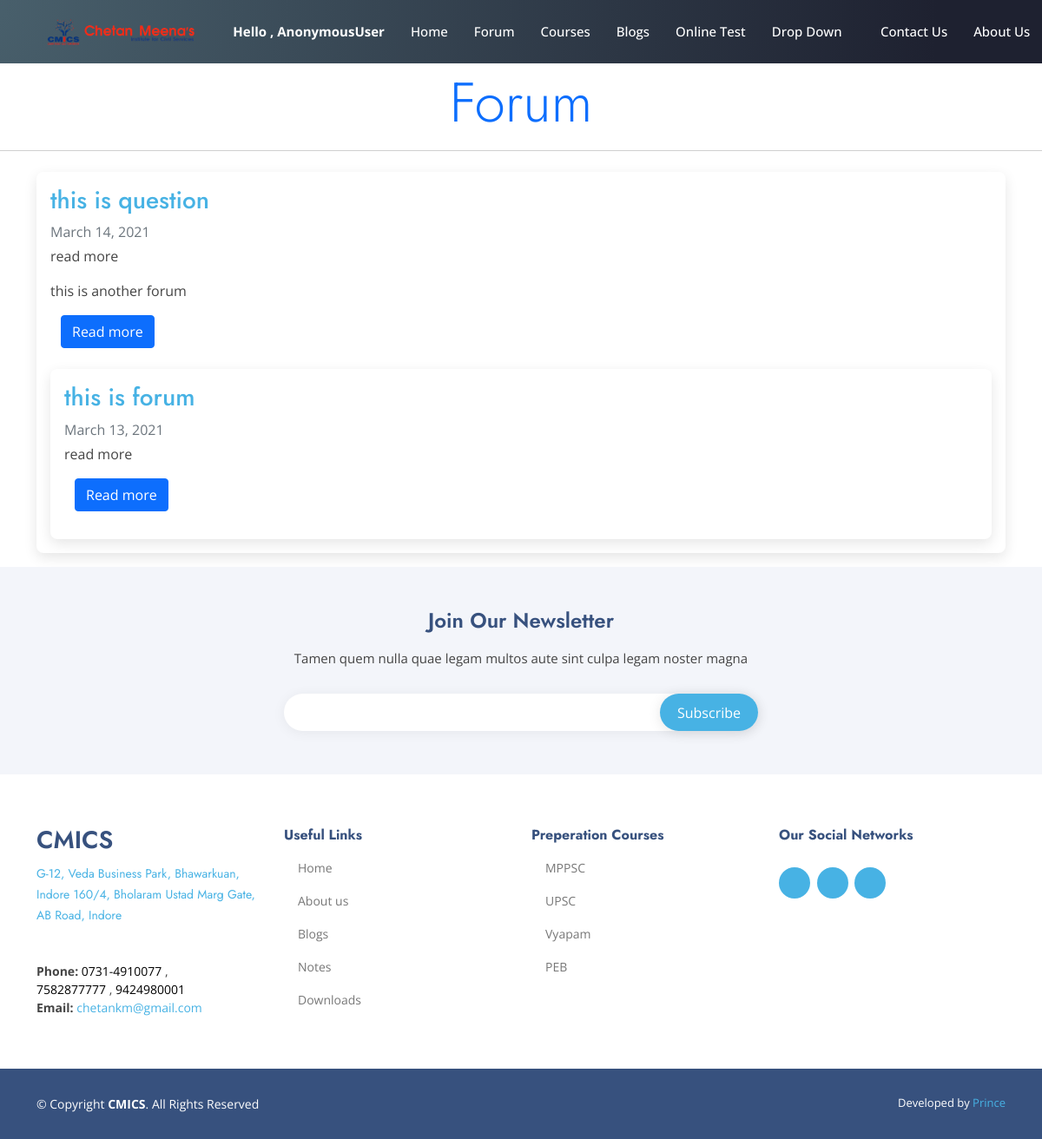
The app's page /forum, older data.
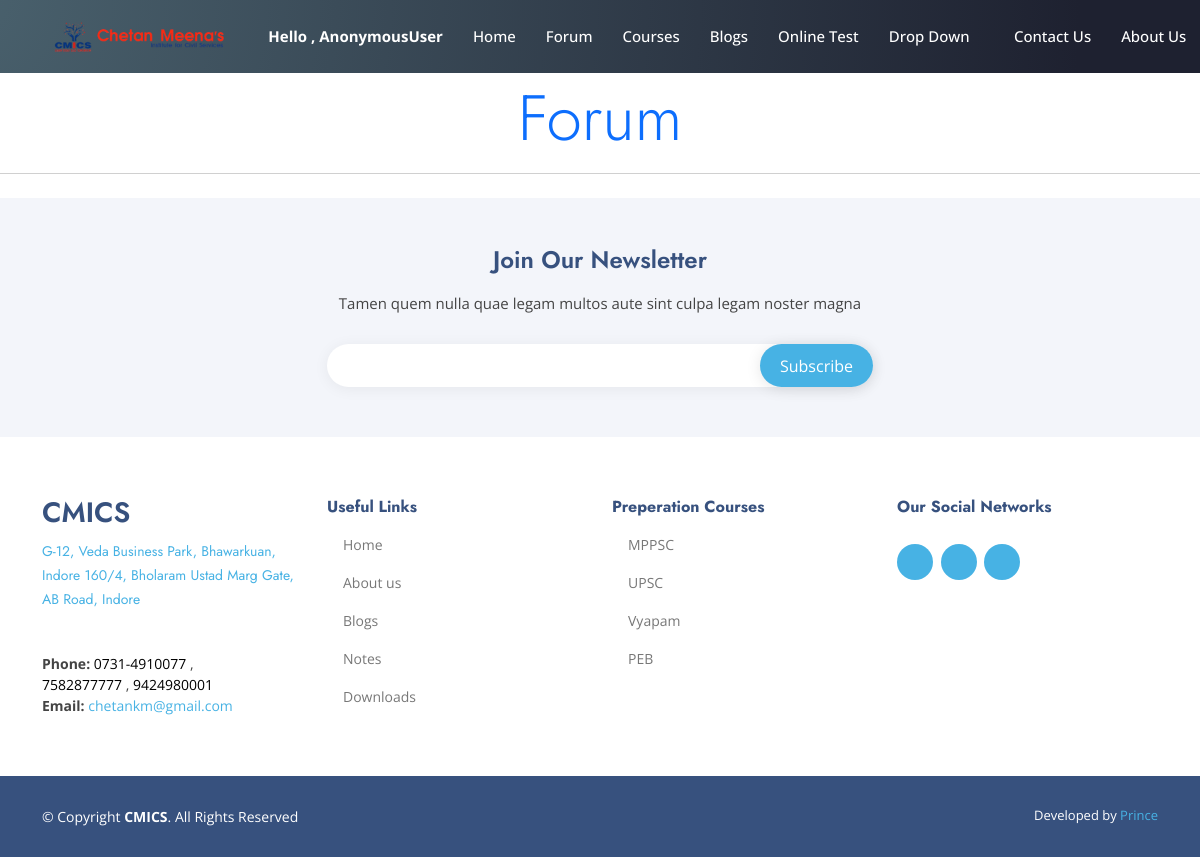
The same page, newer data.
### blog/models.py (models this page shows, shortened)
class forum(models.Model):
    title = models.CharField(max_length=100)
    content = RichTextUploadingField(null=True,blank=True)
    pub_date = models.DateTimeField(auto_now_add=True,null=True)
    published = models.BooleanField(default=True)
    snippet = models.CharField(max_length=500,default="read more")

### blog/views.py (the view)
# urls.py: path('forum', forumView.as_view(),name='forum'),
class forumView(ListView):
    model = forum
    template_name = 'forum.html'
    ordering = ['-id']

### templates/forum.html (shortened to what this page needs)
{% extends "another.html" %}
{% load static %}
  {% block body%}
  <h1 class="display-3 text-center text-md-left" style="margin-top: 5rem;">
    <span class="text-primary">Forum</span>
    <hr class="my-3">
  </h1>
  <main class="container mt-4 mb-3">
    {% for forum in object_list %}
    <div class="jumbotron mt-4 p-3" style="background-color: rgb(255, 255, 255); border-radius:8px; box-shadow: 0 5px 15px rgba(0, 0, 0, .1);">
      <h3 class="display-8"><a href=""> {{forum.title}}</h3></a>
      <div class="mb-1 text-muted">{{forum.pub_date|date}}</div>
      {{forum.snippet}}
      <p>{{forum.content| safe|truncatewords:"10"|linebreaks }}</p>
      <div class="container">
        <p class="lead">
          <a href="{% url 'forum-detail' forum.pk %}" class="btn btn-primary">Read more</a>
        </p>
      </div>
      {%endfor%}
    </div>
    </div>
  </main>
  {% endblock body%}

### templates/another.html (shortened to what this page needs)
{%load static%}
<!DOCTYPE html>
<html lang="en">
<head>
  <link href="{% static 'vendor/aos/aos.css'%}" rel="stylesheet">
  <link href="{%static 'vendor/bootstrap/css/bootstrap.min.css'%}" rel="stylesheet">
  <link href="{%static 'vendor/bootstrap-icons/bootstrap-icons.css'%}" rel="stylesheet">
  <link href="{%static 'vendor/boxicons/css/boxicons.min.css'%}" rel="stylesheet">
  <link href="{%static 'vendor/glightbox/css/glightbox.min.css'%}" rel="stylesheet">
  <link href="{%static 'vendor/remixicon/remixicon.css'%}" rel="stylesheet">
  <link href="{%static 'vendor/swiper/swiper-bundle.min.css'%}" rel="stylesheet">
  <link rel="stylesheet" href="https://use.fontawesome.com/releases/v5.6.1/css/all.css"
>
  <link href="{%static 'css/cmics.css' %}" rel="stylesheet">
</head>
<body>
  <header id="header" class="fixed-top " style="background-image: radial-gradient( circle farthest-corner at -4% -12.9%,  rgba(74,98,110,1) 0.3%, rgba(30,33,48,1) 90.2% );">
    <div class="container d-flex align-items-center">
      <h1 class="logo me-auto"><a href="{% url 'home' %}"><img src="{%static 'img/logo.png'%}"></a></h1>
      <nav id="navbar" class="navbar">
        <ul>
          <li><a class="nav-link scrollto" style="font-weight:bold">Hello , {{request.user}}</a></li>
          <li><a class="nav-link scrollto" href="{% url 'home' %}">Home</a></li>
          <li><a class="nav-link scrollto" href="{% url 'forum'%}">Forum</a></li>
          <li><a class="nav-link scrollto" href="/courses">Courses</a></li>
          <li><a class="nav-link   scrollto" href="{% url 'blog'%}">Blogs</a></li>
          <li><a class="nav-link scrollto" href="#team">Online Test</a></li>
          <li class="dropdown"><a href="#"><span>Drop Down</span> <i class="bi bi-chevron-down"></i></a>
          </li>
          <li><a class="nav-link scrollto" href="/contact">Contact Us</a></li>
          <li><a class="nav-link scrollto" href="/about">About Us</a></li>
          <li><a class="getstarted scrollto" href="{%url 'register'%}">Signup</a></li>
        </ul>
      </nav>
    </div>
  </header>
{%block body %}{%endblock body%}
  <footer id="footer">
    <div class="footer-newsletter">
      <div class="container">
        <div class="row justify-content-center">
          <div class="col-lg-6">
            <h4>Join Our Newsletter</h4>
            <p>Tamen quem nulla quae legam multos aute sint culpa legam noster magna</p>
            <form action="" method="post">
              <input type="email" name="email"><input type="submit" value="Subscribe">
            </form>
          </div>
        </div>
      </div>
    </div>
    <div class="footer-top">
      <div class="container">
        <div class="row">
          <div class="col-lg-3 col-md-6 footer-contact">
            <h3>CMICS</h3>
            <p>
              <a href="https://g.page/rmulchandani?share"><p>G-12, Veda Business Park, Bhawarkuan, <br> Indore 160/4, Bholaram Ustad Marg Gate, AB Road, Indore</p></a> <br><br>
              <strong>Phone:</strong> <a href="tel:0731-4910077" style="text-decoration: none;color:rgb(0, 0, 0)"> 0731-4910077 </a>,<br> <a href="tel:7582877777" style="text-decoration: none;color:rgb(0, 0, 0)">  7582877777 </a>,<a href="tel:9424980001" style="text-decoration: none;color:rgb(0, 0, 0)">  9424980001 </a><br>
              <strong>Email:</strong> <a href="mailto:chetankm@gmail.com">chetankm@gmail.com</a><br>
            </p>
          </div>
          <div class="col-lg-3 col-md-6 footer-links">
            <h4>Useful Links</h4>
            <ul>
              <li><i class="bx bx-chevron-right"></i> <a href="{% url 'home' %}">Home</a></li>
              <li><i class="bx bx-chevron-right"></i> <a href="/about">About us</a></li>
              <li><i class="bx bx-chevron-right"></i> <a href="{% url 'blog'%}">Blogs</a></li>
              <li><i class="bx bx-chevron-right"></i> <a href="/note">Notes</a></li>
              <li><i class="bx bx-chevron-right"></i> <a href="/downloads">Downloads</a></li>
            </ul>
          </div>
          <div class="col-lg-3 col-md-6 footer-links">
            <h4>Preperation Courses</h4>
            <ul>
              <li><i class="bx bx-chevron-right"></i> <a href="#">MPPSC</a></li>
              <li><i class="bx bx-chevron-right"></i> <a href="#">UPSC</a></li>
              <li><i class="bx bx-chevron-right"></i> <a href="#">Vyapam</a></li>
              <li><i class="bx bx-chevron-right"></i> <a href="#">PEB</a></li>
            </ul>
          </div>
          <div class="col-lg-3 col-md-6 footer-links">
            <h4>Our Social Networks</h4>
            <div class="social-links mt-3">
              <a href="#" class="twitter"><i class="bx bxl-telegram"></i></a>
              <a href="ttps://www.facebook.com/CMICSIndore" class="facebook"><i class="bx bxl-facebook"></i></a>
              <a href="https://www.linkedin.com/in/chetan-meena-03b654100" class="linkedin"><i class="bx bxl-linkedin"></i></a>
            </div>
          </div>
        </div>
      </div>
    </div>
    <div class="container footer-bottom clearfix">
      <div class="copyright">
        &copy; Copyright <strong><span>CMICS</span></strong>. All Rights Reserved
      </div>
      <div class="credits">
        Developed by <a href="https://bootstrapmade.com/">Prince</a>
      </div>
    </div>
  </footer>
</body>
</html>

### static/css/cmics.css (style rules this page uses)
body { font-family: "Open Sans", sans-serif; color: #444444; }
a { color: #47b2e4; text-decoration: none; }
h1, h2, h3, h4, h5, h6 { font-family: "Jost", sans-serif; }
#header { transition: all 0.5s; z-index: 997; padding: 15px 0; background-image: radial-gradient( circle farthest-corner at -4% -12.9%, rgba(74,98,110,1) 0.3%, rgba(30,33,48,1) 90.2% ); }
#header .logo { font-size: 30px; margin: 0; padding: 0; line-height: 1; font-weight: 500; letter-spacing: 2px; text-transform: uppercase; }
#header .logo a { color: #fff; }
#header .logo img { max-height: 40px; }
.navbar { padding: 0; }
.navbar ul { margin: 0; padding: 0; display: flex; list-style: none; align-items: center; }
.navbar li { position: relative; }
.navbar a { display: flex; align-items: center; justify-content: space-between; padding: 10px 0 10px 30px; font-size: 15px; font-weight: 500; color: #fff; white-space: nowrap; transition: 0.3s; }
.navbar a i { font-size: 12px; line-height: 0; margin-left: 5px; }
#footer { font-size: 14px; background: #37517e; }
#footer .footer-newsletter { padding: 50px 0; background: #f3f5fa; text-align: center; font-size: 15px; color: #444444; }
#footer .footer-newsletter h4 { font-size: 24px; margin: 0 0 20px 0; padding: 0; line-height: 1; font-weight: 600; color: #37517e; }
#footer .footer-newsletter form { margin-top: 30px; background: #fff; padding: 6px 10px; position: relative; border-radius: 50px; box-shadow: 0px 2px 15px rgba(0, 0, 0, 0.06); text-align: left; }
#footer .footer-newsletter form input[type="email"] { border: 0; padding: 4px 8px; width: calc(100% - 100px); }
#footer .footer-newsletter form input[type="submit"] { position: absolute; top: 0; right: 0; bottom: 0; border: 0; background: none; font-size: 16px; padding: 0 20px; background: #47b2e4; color: #fff; transition: 0.3s; border-radius: 50px; box-shadow: 0px 2px 15px rgba(0, 0, 0, 0.1); }
#footer .footer-top { padding: 60px 0 30px 0; background: #fff; }
#footer .footer-top .footer-contact { margin-bottom: 30px; }
#footer .footer-top .footer-contact h3 { font-size: 28px; margin: 0 0 10px 0; padding: 2px 0 2px 0; line-height: 1; text-transform: uppercase; font-weight: 600; color: #37517e; }
#footer .footer-top .footer-contact p { font-size: 14px; line-height: 24px; margin-bottom: 0; font-family: "Jost", sans-serif; color: #5e5e5e; }
#footer .footer-top h4 { font-size: 16px; font-weight: bold; color: #37517e; position: relative; padding-bottom: 12px; }
#footer .footer-top .footer-links { margin-bottom: 30px; }
#footer .footer-top .footer-links ul { list-style: none; padding: 0; margin: 0; }
#footer .footer-top .footer-links ul i { padding-right: 2px; color: #47b2e4; font-size: 18px; line-height: 1; }
#footer .footer-top .footer-links ul li { padding: 10px 0; display: flex; align-items: center; }
#footer .footer-top .footer-links ul li:first-child { padding-top: 0; }
#footer .footer-top .footer-links ul a { color: #777777; transition: 0.3s; display: inline-block; line-height: 1; }
#footer .footer-top .social-links a { font-size: 18px; display: inline-block; background: #47b2e4; color: #fff; line-height: 1; padding: 8px 0; margin-right: 4px; border-radius: 50%; text-align: center; width: 36px; height: 36px; transition: 0.3s; }
#footer .footer-bottom { padding-top: 30px; padding-bottom: 30px; color: #fff; }
#footer .copyright { float: left; }
#footer .credits { float: right; font-size: 13px; }
#footer .credits a { transition: 0.3s; }

Row changes from the older to the newer data that the page shows:
removed forum: title "this is question", pub_date "March 14, 2021", snippet "read more", content "this is another forum"
removed forum: title "this is forum", pub_date "March 13, 2021", snippet "read more"
